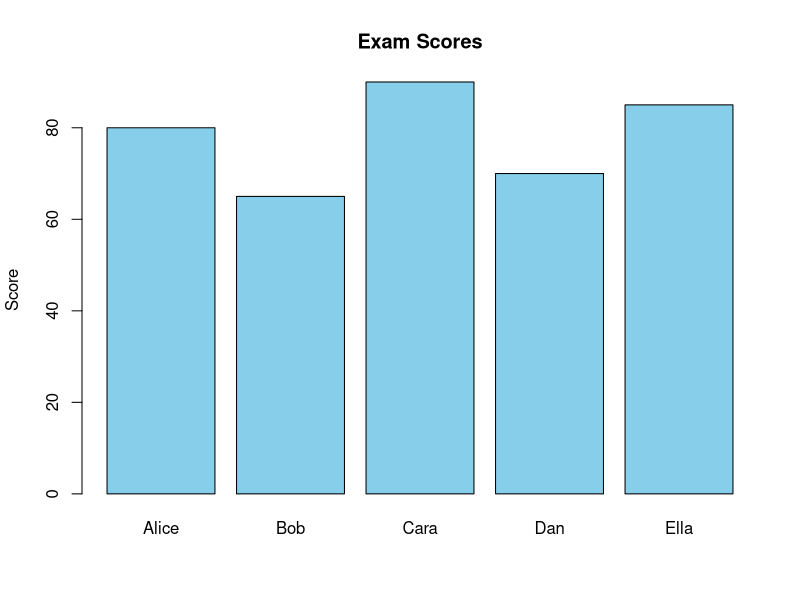

Write R code to recreate this figure.
## ---- chunk 1
scores <- read.csv("data/scores.csv")
summary(scores$score)

barplot(scores$score, names.arg = scores$name,
        col = "skyblue", main = "Exam Scores",
        ylab = "Score")
